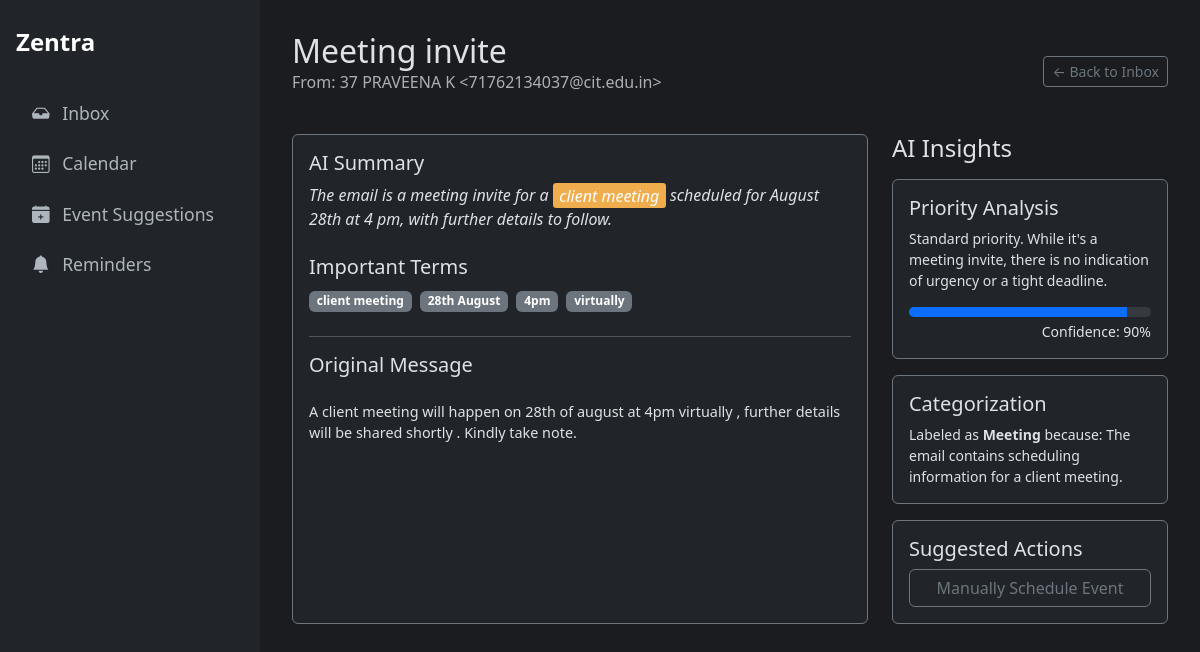
The app's page /classification/16 with its own data.
### tables this page shows
CREATE TABLE classifications (
    id INTEGER PRIMARY KEY AUTOINCREMENT,
    gmail_message_id TEXT UNIQUE NOT NULL, -- NEW: Added unique message ID
    created_at TIMESTAMP NOT NULL DEFAULT CURRENT_TIMESTAMP,
    subject TEXT NOT NULL,
    sender TEXT NOT NULL,
    body TEXT,
    category TEXT,
    confidence REAL,
    priority_analysis TEXT,
    category_reason TEXT,
    summary TEXT,
    important_terms TEXT,
    response_draft TEXT
);

### Oauth.py (the view)
@app.route("/classification/<int:classification_id>")
def classification_detail_view(classification_id):
    classification = database.get_classification_by_id(classification_id)
    if not classification:
        return "Classification not found", 404
    suggestion = database.get_suggestion_by_classification_id(classification_id)
    summary = classification['summary']
    if classification['important_terms']:
        terms = [term.strip() for term in classification['important_terms'].split(',')]
        for term in terms:
            if term:
                summary = re.sub(f'({re.escape(term)})', r'<span class="highlight">\1</span>', summary, flags=re.IGNORECASE)
    return render_template(
        "detail.html",
        classification=classification,
        highlighted_summary=summary,
        suggestion=suggestion
    )

### database.py (called while the page is built)
def get_db_connection():
    conn = sqlite3.connect(DATABASE_FILE, timeout=10)
    conn.row_factory = sqlite3.Row
    return conn

def get_classification_by_id(classification_id):
    conn = get_db_connection()
    classification = conn.execute(
        'SELECT * FROM classifications WHERE id = ?', (classification_id,)
    ).fetchone()
    conn.close()
    return classification

def get_suggestion_by_classification_id(classification_id):
    conn = get_db_connection()
    suggestion = conn.execute(
        "SELECT * FROM suggested_events WHERE source_email_id = ? AND status = 'pending'",
        (classification_id,)
    ).fetchone()
    conn.close()
    return suggestion

### templates/detail.html (shortened to what this page needs)
{% extends "layout.html" %}
{% block content %}
<div class="mb-4 d-flex justify-content-between align-items-center">
  <div>
    <h1 class="h2 mb-0">{{ classification.subject }}</h1>
    <p class="text-muted">From: {{ classification.sender }}</p>
  </div>
  <a href="/recent_classified" class="btn btn-sm btn-outline-secondary">&larr; Back to Inbox</a>
</div>
<div class="row g-4">
  <div class="col-md-8">
    <div class="card bg-dark border-secondary h-100">
      <div class="card-body">
        <h5 class="card-title">AI Summary</h5>
        <p class="card-text fst-italic">
          {{ highlighted_summary | safe }}
        </p>
        {% if classification.important_terms %}
        <h5 class="card-title mt-4">Important Terms</h5>
        <div class="mb-4">
            {% for term in classification.important_terms.split(',') %}
                {% if term.strip() %}
                    <span class="badge bg-secondary me-1">{{ term.strip() }}</span>
                {% endif %}
            {% endfor %}
        </div>
        {% endif %}
        <hr>
        <h5 class="card-title mb-4">Original Message</h5>
        <pre style="white-space: pre-wrap; font-family: inherit; font-size: 0.9rem;">{{ classification.body }}</pre>
      </div>
    </div>
  </div>
  <div class="col-md-4">
    <h4 class="mb-3">AI Insights</h4>
    <div class="card bg-dark border-secondary mb-3">
      <div class="card-body">
        <h5 class="card-title">Priority Analysis</h5>
        <p class="card-text small">{{ classification.priority_analysis }}</p>
        <div class="progress" role="progressbar" style="height: 10px;">
          <div class="progress-bar" style="width: {{ (classification.confidence|float) * 100 }}%"></div>
        </div>
        <div class="text-end small mt-1">Confidence: {{ "%.0f"|format((classification.confidence|float) * 100) }}%</div>
      </div>
    </div>
    <div class="card bg-dark border-secondary mb-3">
      <div class="card-body">
        <h5 class="card-title">Categorization</h5>
        <p class="card-text small">Labeled as <strong>{{ classification.category }}</strong> because: {{ classification.category_reason }}</p>
      </div>
    </div>
    <div class="card bg-dark border-secondary">
      <div class="card-body">
        <h5 class="card-title">Suggested Actions</h5>
        <div class="d-grid gap-2">
          {% if suggestion %}
            <button id="scheduleBtn" class="btn btn-outline-secondary" type="button"
                    data-suggestion-id="{{ suggestion.id }}"
                    data-bs-toggle="modal" data-bs-target="#scheduleModal">
              AI-Suggested Event Found
            </button>
          {% else %}
            <button class="btn btn-outline-secondary" type="button" data-bs-toggle="modal" data-bs-target="#manualScheduleModal">
              Manually Schedule Event
            </button>
          {% endif %}
        </div>
      </div>
    </div>
  </div>
</div>
{% endblock %}

### templates/layout.html (style rules this page uses)
body { display: flex; min-height: 100vh; background-color: #1a1c20; color: #dee2e6; }
.highlight { background-color: #f0ad4e; color: #fff; padding: 0.1em 0.4em; border-radius: 0.2rem; font-weight: 500; }

### templates/detail.html (style rules this page uses)
.highlight { background-color: #f0ad4e; color: #fff; padding: 0.1em 0.4em; border-radius: 0.2rem; font-weight: 500; }

### records on screen
classifications: subject "Meeting invite", sender "37 PRAVEENA K <71762134037@cit.edu.in>", body "A client meeting will happen on 28th of august at 4pm virtually , further details will be shared shortly . Kindly take note.", priority_analysis "Standard priority. While it's a meeting invite, there is no indication of urgency or a tight deadline.", (classification.confidence|float)*100 "90", category "Meeting", category_reason "The email contains scheduling information for a client meeting."

### other values on screen
{{ highlighted_summary | safe }} "The email is a meeting invite for a client meeting scheduled for August 28th at 4 pm, with further details to follow."
{{ term.strip() }} "client meeting" "28th August" "4pm" "virtually"
